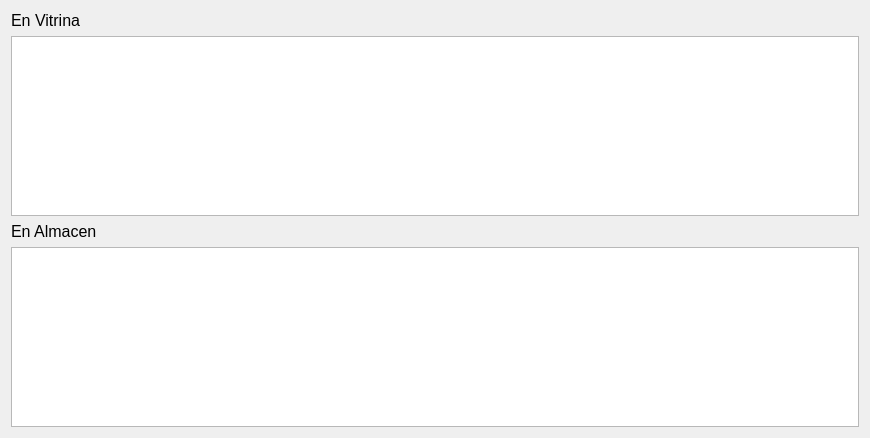
<?xml version="1.0" encoding="UTF-8"?>
<ui version="4.0">
 <class>ui_ubicacion</class>
 <widget class="QWidget" name="ui_ubicacion">
  <property name="geometry">
   <rect>
    <x>0</x>
    <y>0</y>
    <width>870</width>
    <height>438</height>
   </rect>
  </property>
  <property name="font">
   <font>
    <pointsize>12</pointsize>
   </font>
  </property>
  <property name="windowTitle">
   <string>Ubicacion</string>
  </property>
  <layout class="QGridLayout" name="gridLayout">
   <item row="0" column="0">
    <layout class="QVBoxLayout" name="verticalLayout">
     <item>
      <widget class="QLabel" name="label">
       <property name="text">
        <string>En Vitrina</string>
       </property>
      </widget>
     </item>
     <item>
      <widget class="QTableView" name="tableView_vitrina"/>
     </item>
     <item>
      <widget class="QLabel" name="label_2">
       <property name="text">
        <string>En Almacen</string>
       </property>
      </widget>
     </item>
     <item>
      <widget class="QTableView" name="tableView_almacen"/>
     </item>
    </layout>
   </item>
  </layout>
 </widget>
 <resources/>
 <connections/>
</ui>
